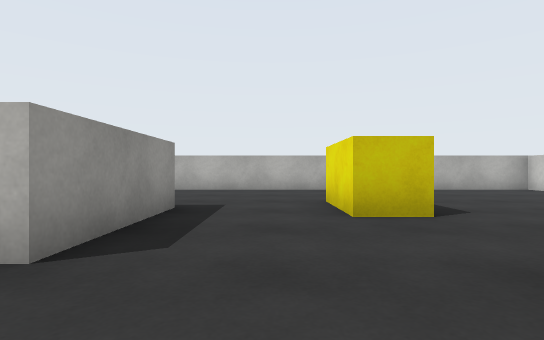
View 1 (above)

16 first-person views from a walk through a Unity game level. The camera is 0.58 m above the floor, looks level and sees 80° across. The floor is counted in squares, 1 m on a side. Each view is taken from the middle of a square. On the plan, view 1 faces up. The plan holds only what a view shows up to about 9 squares ahead; the rest is blank. The player character is not drawn. Some surface patterns are stand-ins.

View 2
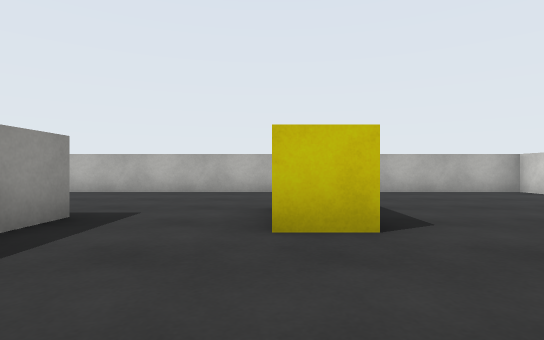

View 3
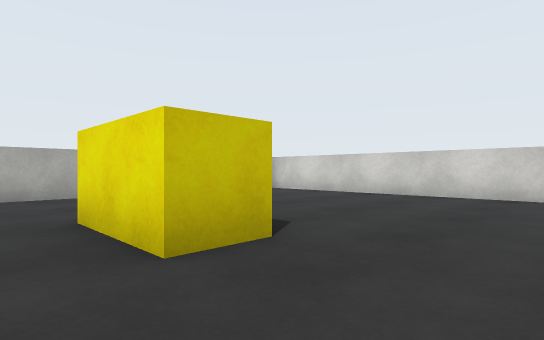

View 4
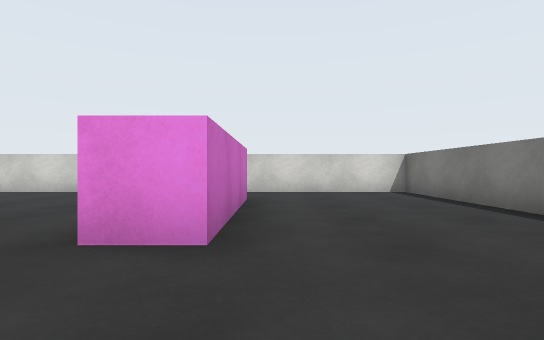

View 5
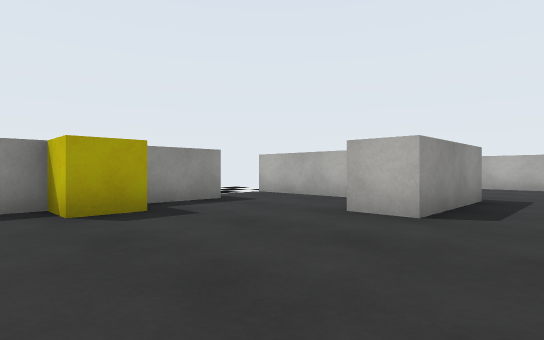

View 6
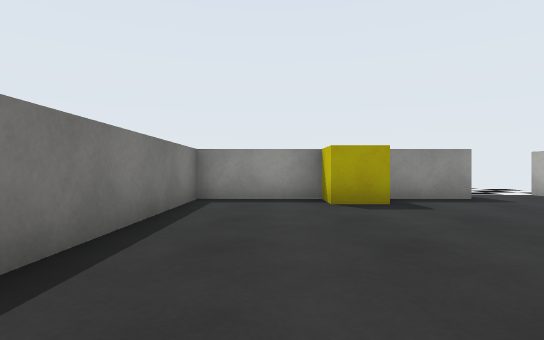

View 7
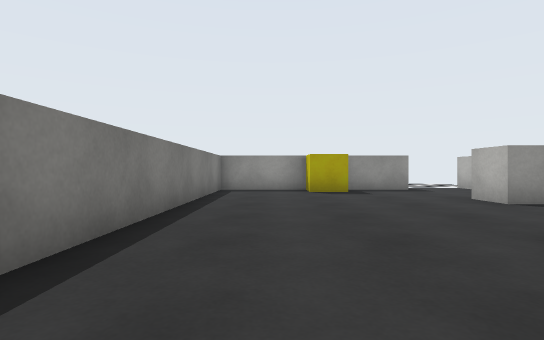

View 8
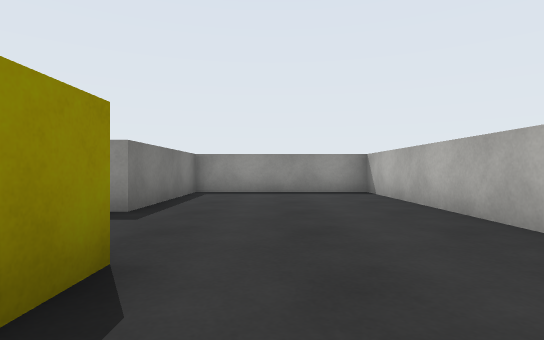

View 9
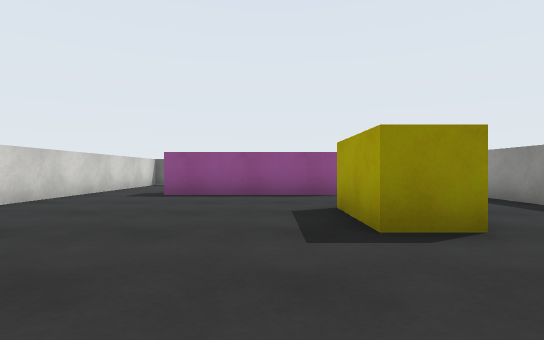

View 10
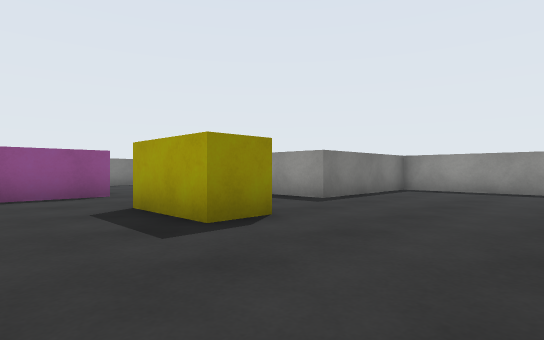

View 11
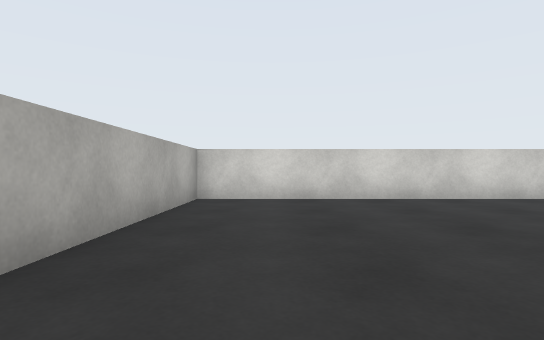

View 12
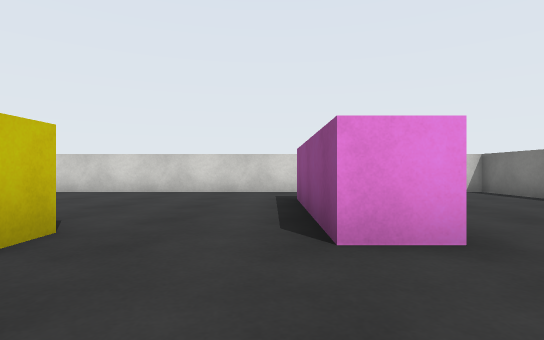

View 13
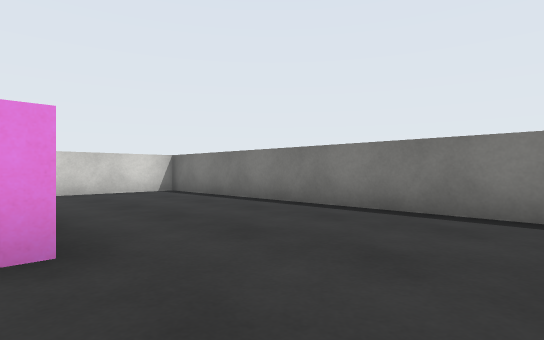

View 14
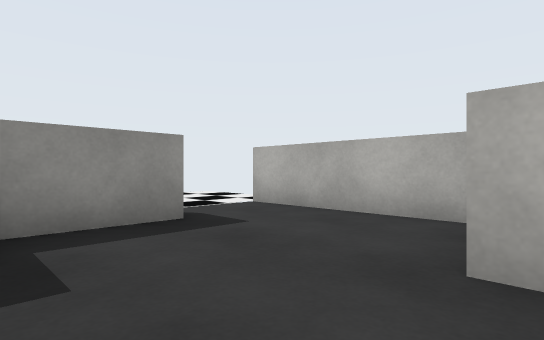

View 15
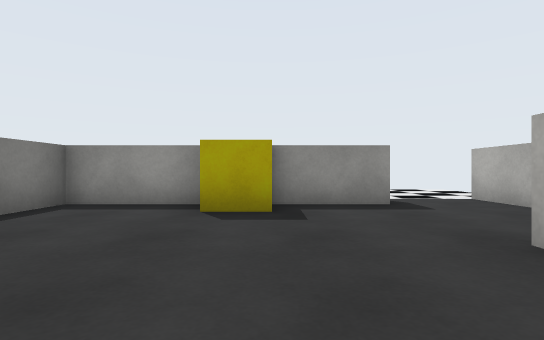

View 16
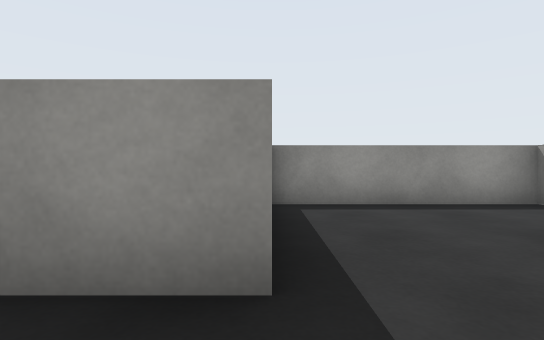

### Floor plan
Points are (right, up) in squares from view 1. A wall is a line through its corners. A room is listed if a view was taken in it or the views show most of it. See-through windows are left out.
Room 1 (views 1, 2, 3, 4, 5, 6, 7, 8, 9, 10, 11, 12, 13, 14, 15, 16)
walls: (-3, 4) (-6.5, 4); (5.4, 0.5) (1.5, 0.5) (1.5, 1.5) (5.5, 1.5); (-5.5, 2) (-5.5, -3.5) (7.5, -3.5) (7.5, 9.5) (-5.5, 9.5) (-5.5, 5) (-1.5, 5) (-1.5, 4.4)
ways out: opening at (-6, 2.5)
objects: yellow cube (-5, -1) to (-5, 0); white block (-2, 2) to (-2, 4); yellow block (1, 4) to (2, 6)

Where each view was taken, in squares from view 1:
view 1: 0 up, 0 right, facing up
view 2: 1 up, 1 right, facing up
view 3: 2 up, 0 right, facing up-right
view 4: 0 up, 1 left, facing right
view 5: 2 down, 0 right, facing up-left
view 6: 2 down, 1 right, facing left
view 7: 2 down, 4 right, facing left
view 8: 7 up, 3 right, facing left
view 9: 9 up, 3 right, facing down
view 10: 9 up, 4 right, facing down-left
view 11: 8 up, 1 right, facing right
view 12: 2 up, 1 left, facing right
view 13: 1 up, 1 left, facing down-right
view 14: 0 up, 2 left, facing up-left
view 15: 0 up, 0 right, facing left
view 16: 5 up, 0 right, facing left
